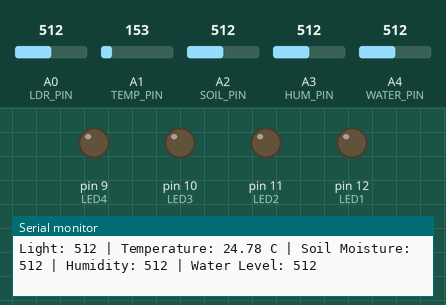
Recording of a sketch running on a simulated Arduino Uno, built with avr-gcc and run on an emulated ATmega328P. On the bench: output pins drawn as LEDs (lit = HIGH), the last lines printed to the serial monitor. Inputs (shaded band) come from the test bench; at power-on: A1 (TEMP_PIN) = 153, A2 (SOIL_PIN) = 512, A3 (HUM_PIN) = 512, A4 (WATER_PIN) = 512, A0 (LDR_PIN) = 512.

Above: at 1.9 s.
2.0 s: A1 (TEMP_PIN) set to 178
At 2.8 s:
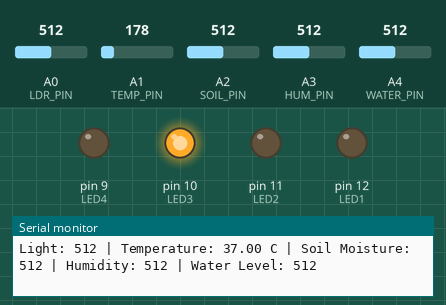
3.6 s: A2 (SOIL_PIN) set to 416
5.4 s: A2 (SOIL_PIN) set to 386
At 7.4 s:
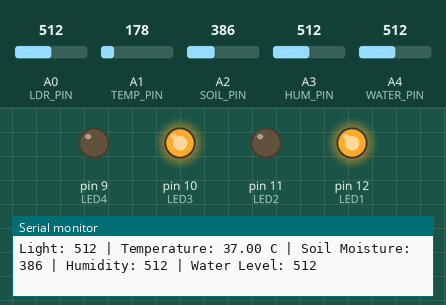
7.7 s: A3 (HUM_PIN) set to 414
9.5 s: A3 (HUM_PIN) set to 383
At 11.0 s:
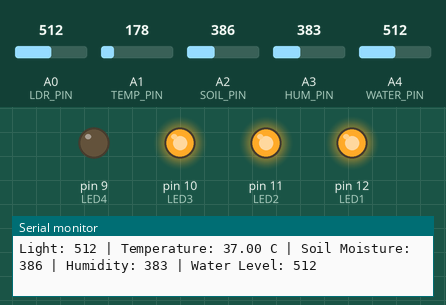
11.8 s: A4 (WATER_PIN) set to 390
At 13.4 s:
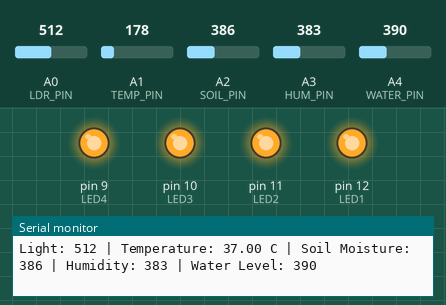
Timing chart, 0 to 14.9 s (numbered marks = the images above; inputs shaded):
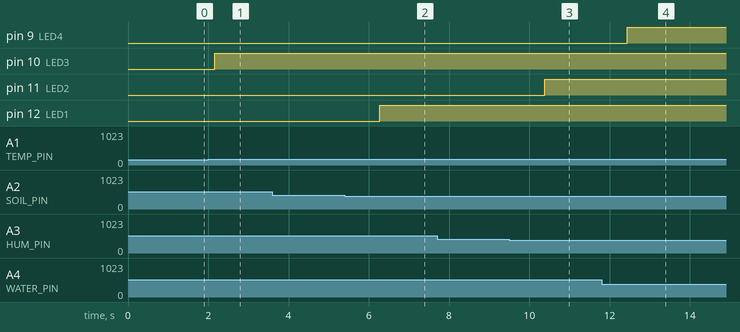

The sketch:

arduino_code.ino
```cpp
// --------------------------------------
// SMART AGRICULTURE MONITORING SYSTEM
// --------------------------------------
// Tinkercad Simulation:
// https://www.tinkercad.com/things/czTrZN2pkM6-stunning-maimu?sharecode=Dy9K2MuJ0RvyA5Fo0lJsNRhPeJI-zsMpfhhkVO4wJyQ
//
// Hardware: Arduino UNO R3 + Breadboard
// Sensors:
//   A0: LDR (Light Sensor)
//   A1: TMP36 (Temperature Sensor)
//   A2: POT1 (Soil Moisture Simulator)
//   A3: POT2 (Humidity Simulator)
//   A4: POT3 (Water Level Simulator)
//
// Alert LEDs:
//   D12: LED1 - Soil Moisture Alert (ON when soil < 400)
//   D11: LED2 - Humidity Alert (ON when humidity < 400)
//   D10: LED3 - Temperature Alert (ON when temp > 30°C)
//   D9:  LED4 - Water Level Alert (ON when water < 400)
// --------------------------------------

// LEDs
const int LED1 = 12;   // Soil Moisture
const int LED2 = 11;   // Humidity
const int LED3 = 10;   // Temperature
const int LED4 = 9;    // Water Level

// Sensors
const int LDR_PIN   = A0;   // Light
const int TEMP_PIN  = A1;   // TMP36
const int SOIL_PIN  = A2;   // POT1 - Soil Moisture
const int HUM_PIN   = A3;   // POT2 - Humidity
const int WATER_PIN = A4;   // POT3 - Water Level

void setup() {

  // Set LEDs as OUTPUT
  pinMode(LED1, OUTPUT);
  pinMode(LED2, OUTPUT);
  pinMode(LED3, OUTPUT);
  pinMode(LED4, OUTPUT);

  // Start Serial Monitor
  Serial.begin(9600);

  Serial.println("Smart Agriculture Monitoring System");
  Serial.println("------------------------------------");
}

void loop() {

  // --------------------------------------
  // READ SENSOR VALUES
  // --------------------------------------

  int lightValue = analogRead(LDR_PIN);

  int tempRaw = analogRead(TEMP_PIN);

  int soilValue = analogRead(SOIL_PIN);

  int humidityValue = analogRead(HUM_PIN);

  int waterValue = analogRead(WATER_PIN);


  // --------------------------------------
  // CONVERT TMP36 VALUE TO TEMPERATURE
  // --------------------------------------

  float voltage = tempRaw * (5.0 / 1023.0);

  float temperatureC = (voltage - 0.5) * 100.0;


  // --------------------------------------
  // DISPLAY VALUES
  // --------------------------------------

  Serial.print("Light: ");
  Serial.print(lightValue);

  Serial.print(" | Temperature: ");
  Serial.print(temperatureC);
  Serial.print(" C");

  Serial.print(" | Soil Moisture: ");
  Serial.print(soilValue);

  Serial.print(" | Humidity: ");
  Serial.print(humidityValue);

  Serial.print(" | Water Level: ");
  Serial.println(waterValue);


  // --------------------------------------
  // SOIL MOISTURE
  // LED1 - D12
  // --------------------------------------

  if (soilValue < 400) {
    digitalWrite(LED1, HIGH);
  }
  else {
    digitalWrite(LED1, LOW);
  }


  // --------------------------------------
  // HUMIDITY
  // LED2 - D11
  // --------------------------------------

  if (humidityValue < 400) {
    digitalWrite(LED2, HIGH);
  }
  else {
    digitalWrite(LED2, LOW);
  }


  // --------------------------------------
  // TEMPERATURE
  // LED3 - D10
  // --------------------------------------

  if (temperatureC > 30) {
    digitalWrite(LED3, HIGH);
  }
  else {
    digitalWrite(LED3, LOW);
  }


  // --------------------------------------
  // WATER LEVEL
  // LED4 - D9
  // --------------------------------------

  if (waterValue < 400) {
    digitalWrite(LED4, HIGH);
  }
  else {
    digitalWrite(LED4, LOW);
  }


  // Wait 1 second
  delay(1000);
}
```

Measured:
- the behaviour switches between 163 and 164 on A1 (TEMP_PIN) (found by bisection; images 0 and 1)
- the behaviour switches between 400 and 399 on A2 (SOIL_PIN) (found by bisection; images 1 and 2)
- the behaviour switches between 400 and 399 on A3 (HUM_PIN) (found by bisection; images 2 and 3)
- after the input at 2.0 s, pin 10 (LED3): LOW → HIGH after 0.16 s
- after the input at 5.4 s, pin 12 (LED1): LOW → HIGH after 0.87 s
- after the input at 9.5 s, pin 11 (LED2): LOW → HIGH after 0.88 s
- after the input at 11.8 s, pin 9 (LED4): LOW → HIGH after 0.64 s
